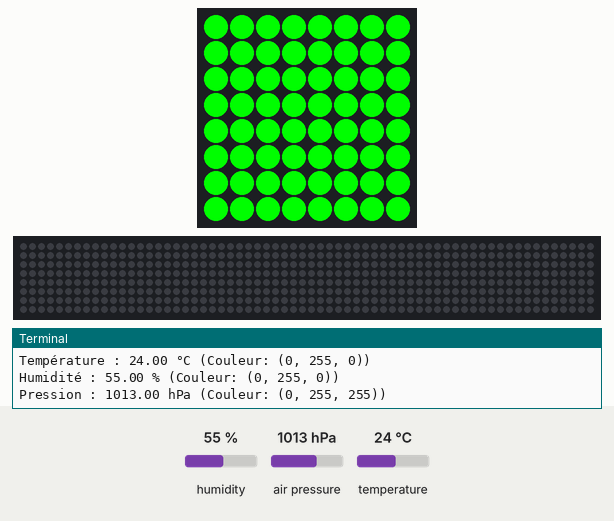
Simulated run of this program. Board: Raspberry Pi (BCM pin numbers) with a Sense HAT. Shown: the Sense HAT's 8×8 RGB LED matrix, a strip that is not on the board, showing the scrolling text unrolled, the last lines printed to the terminal. The inputs (shaded band) are chosen by the test bench; at power-on: humidity 55 %, air pressure 1013 hPa, temperature 24 °C. The 64×8 strip is a reading aid, not a part: it shows the text the matrix is scrolling, unrolled, one strip-width of it at a time. At 16.8 s the program stops and its outputs stay as they are.

Above: at 0.1 s.
At 0.7 s:
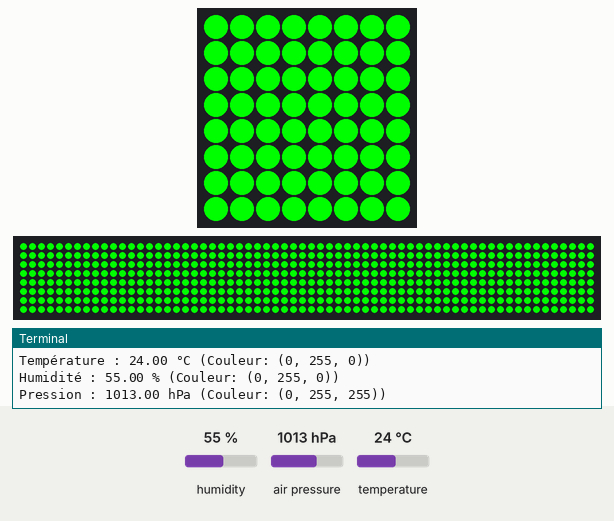
At 16.8 s:
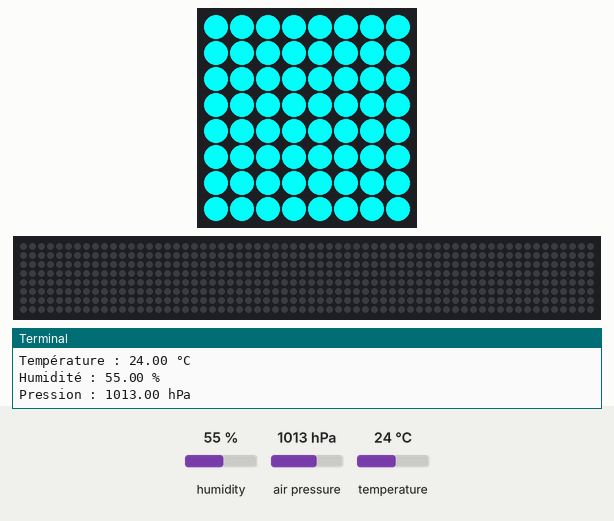

The program:

sense_hat_.py
```python
from sense_hat import SenseHat

# Initialisation de l'objet SenseHat
sense = SenseHat()

# Récupérer les valeurs des capteurs
temperature = sense.get_temperature()  # Température en Celsius
humidity = sense.get_humidity()       # Humidité relative en %
pressure = sense.get_pressure()       # Pression atmosphérique en hPa

# Fonction pour définir la couleur en fonction de la température
def get_temperature_color(temp):
    if temp < 20:
        return (0, 0, 255)  # Bleu pour une température inférieure à 20°C
    elif temp < 30:
        return (0, 255, 0)  # Vert pour une température entre 20°C et 30°C
    else:
        return (255, 0, 0)  # Rouge pour une température supérieure à 30°C

# Fonction pour définir la couleur en fonction de l'humidité
def get_humidity_color(humid):
    if humid < 40:
        return (255, 0, 0)  # Rouge pour une humidité inférieure à 40%
    elif humid < 70:
        return (0, 255, 0)  # Vert pour une humidité entre 40% et 70%
    else:
        return (0, 0, 255)  # Bleu pour une humidité supérieure à 70%

# Fonction pour définir la couleur en fonction de la pression
def get_pressure_color(press):
    if press < 1000:
        return (255, 255, 0)  # Jaune pour une pression inférieure à 1000 hPa
    elif press < 1020:
        return (0, 255, 255)  # Cyan pour une pression entre 1000 et 1020 hPa
    else:
        return (255, 165, 0)  # Orange pour une pression supérieure à 1020 hPa

# Définir les couleurs pour chaque capteur
temp_color = get_temperature_color(temperature)
humidity_color = get_humidity_color(humidity)
pressure_color = get_pressure_color(pressure)

# Afficher les valeurs sur le terminal
print(f"Température : {temperature:.2f} °C (Couleur: {temp_color})")
print(f"Humidité : {humidity:.2f} % (Couleur: {humidity_color})")
print(f"Pression : {pressure:.2f} hPa (Couleur: {pressure_color})")

# Afficher les valeurs sur le Sense HAT LED matrix
# Créer un message avec des couleurs qui correspond aux capteurs
message = f"T:{temperature:.2f}C H:{humidity:.2f}% P:{pressure:.2f}hPa"
sense.show_message(message, text_colour=temp_color, back_colour=humidity_color)

# Afficher un écran LED coloré pour la pression
sense.clear(pressure_color)
# Importation des bibliothèques nécessaires
from sense_hat import SenseHat

# Initialisation de l'objet SenseHat
sense = SenseHat()

# Récupérer les valeurs des capteurs
temperature = sense.get_temperature()  # Température en Celsius
humidity = sense.get_humidity()       # Humidité relative en %
pressure = sense.get_pressure()       # Pression atmosphérique en hPa

# Affichage des valeurs
print(f"Température : {temperature:.2f} °C")
print(f"Humidité : {humidity:.2f} %")
print(f"Pression : {pressure:.2f} hPa")
```

Measured:
- what the display in image 1 shows lasts 16.2 s, from 0.6 s to 16.8 s
